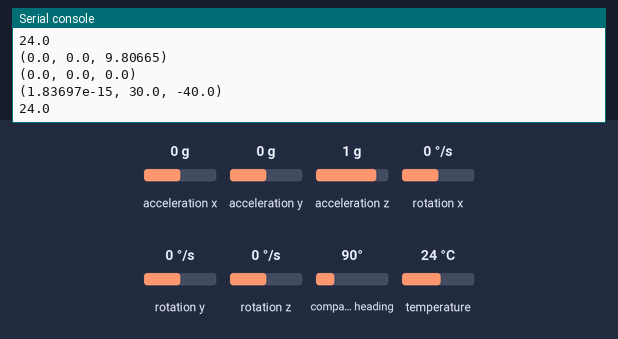
Bench run of a program on a simulated ESP32 board running MicroPython. Shown: the last lines printed to the serial console. The inputs (shaded band) are chosen by the test bench; at power-on: compass heading 90°, acceleration x 0 g, acceleration y 0 g, acceleration z 1 g, rotation x 0 °/s, rotation y 0 °/s, rotation z 0 °/s, temperature 24 °C.

Above: at 1.2 s.
1.3 s: compass heading set to 180°
At 2.4 s:
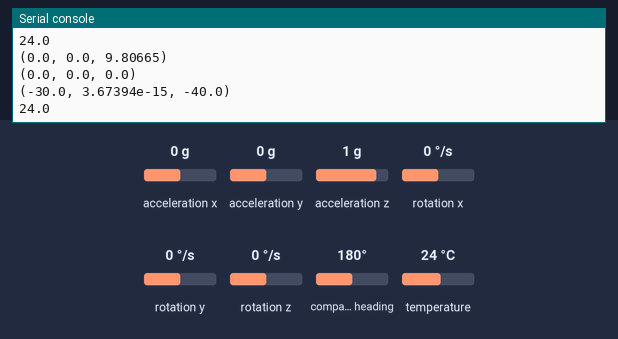
4.5 s: acceleration x set to -1.4 g
6.0 s: acceleration y set to -1.4 g
7.5 s: acceleration z set to -1.4 g
9.0 s: rotation x set to -192 °/s
At 9.5 s:
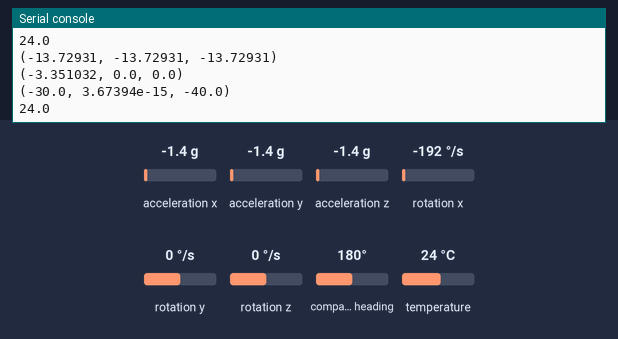
Timing chart, 0 to 11.5 s (numbered marks = the images above; inputs shaded):
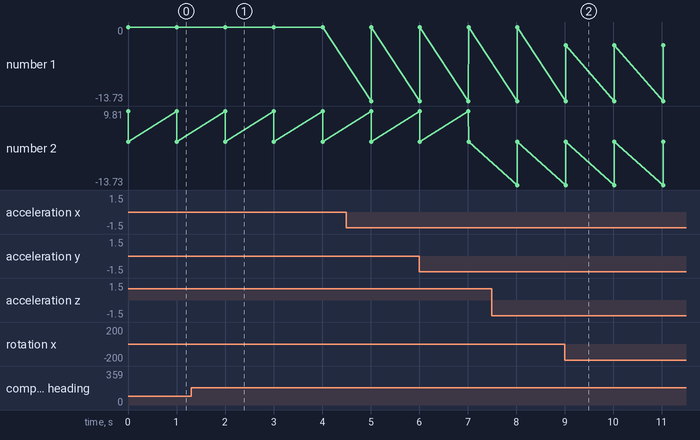

Measured:
- after the input at 1.3 s, the serial console: prints a new line after 0.71 s (image 1)
- after the input at 9.0 s, the serial console: prints a new line at once (image 2)
- plotted number 1: 0 → -3.35 after the input at 9.0 s

The program:

test-mpu.py
```python
import utime
from machine import I2C, Pin
from mpu9250 import MPU9250

i2c = I2C(scl=Pin(22), sda=Pin(21))
sensor = MPU9250(i2c)

print("MPU9250 id: " + hex(sensor.whoami))

while True:
    print(sensor.acceleration)
    print(sensor.gyro)
    print(sensor.magnetic)
    print(sensor.temperature)

    utime.sleep_ms(1000)
```
